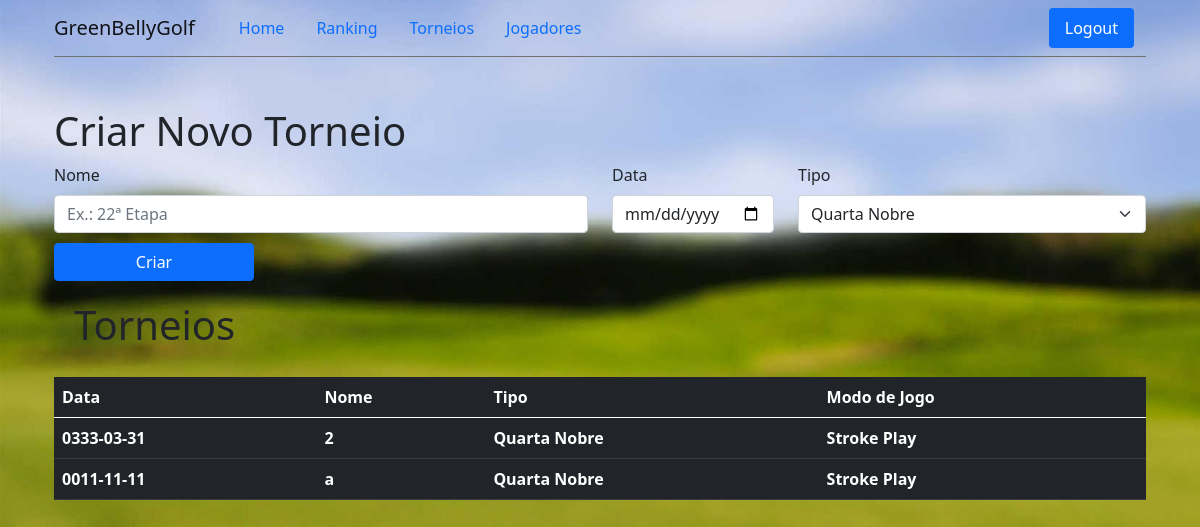
Before: /criartorneio (signed in) with the older database file.
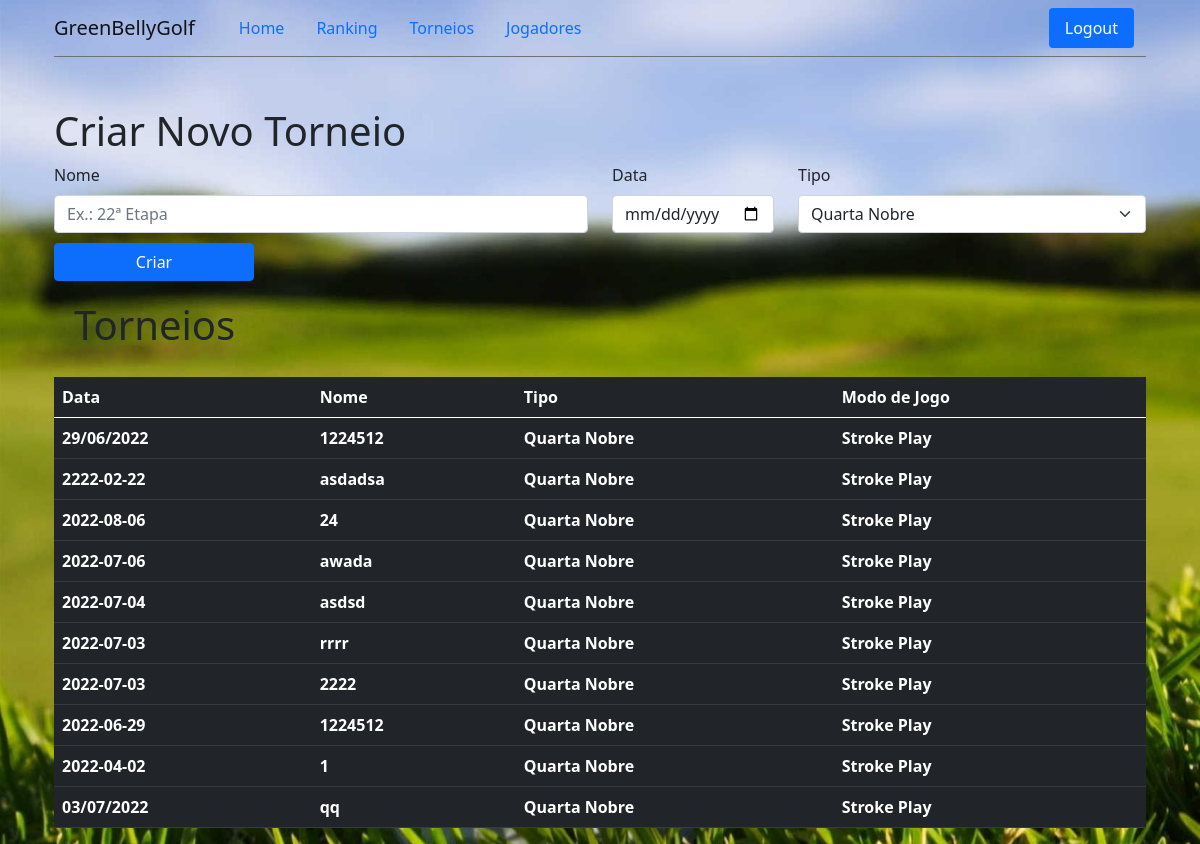
After: the same page with the newer database file.
### main.py (models this page shows)
class Torneios(db.Model):
    clube_id = db.Column(db.Integer)
    id = db.Column(db.Integer, primary_key=True)
    name = db.Column(db.String(1000))
    date = db.Column(db.String(100))
    type = db.Column(db.String(100))
    cat = db.Column(db.String(100))
    tees_saida = db.Column(db.String(100))
    encerrado = db.Column(db.String(100))

### main.py (the view, shortened to what this page needs)
@app.route('/criartorneio', methods=["GET", "POST"])
@login_required
def criartorneio():
    rows = Torneios.query.order_by(Torneios.date.desc()).all()
    return render_template('novo_torneio.html',
                           title='Tourneio',
                           rows=rows, name=current_user.name, logged_in=True)

### main.py (called while the page is built)
@login_manager.user_loader
def load_user(user_id):
    return User.query.get(int(user_id))

### templates/novo_torneio.html (shortened to what this page needs)
{% extends "base.html" %}
{% block content %}
<div class="container-fluid" style="padding-top:50px">
    <h1>Criar Novo Torneio</h1>
    <form action="{{ url_for('criartorneio') }}" method="post" class="row sm-3">
        <div class="col-md-6">
            <label for="name" class="form-label">Nome</label>
            <input type="text" name="name" class="form-control" placeholder="Ex.: 22ª Etapa">
        </div>
        <div class="col-md-2">
            <label for="date" class="form-label">Data</label>
            <input type="date" name="date" class="form-control">
        </div>
        <div class="col-md-4">
            <label for="type" class="form-label">Tipo</label>
            <select name="type" class="form-select">
                <option selected>Quarta Nobre</option>
            </select>
        </div>
        <div class="col-12" style="padding-top: 10px;border:1px">
            <button type="submit" style="width: 200px" class="btn btn-primary">Criar</button>
        </div>
    </form>
</div>
<div class="container">
    <h1 style="padding:20px">Torneios </h1>
    <div class="table-responsive-sm">
        <table class="table table-hover table-dark">
            <thead class="table-dark">
                <tr>
                    <th scope="col">Data</th>
                    <th scope="col">Nome</th>
                    <th scope="col">Tipo</th>
                    <th scope="col">Modo de Jogo</th>
                </tr>
            </thead>
            <tbody class="text-white ">
                {% for row in rows %}
                <div>
                    <tr onclick="window.location=' /torneio/apuracao/{{row.id}}'" style="cursor: pointer">
                        <th scope=" row">{{row.date}}</th>
                        <th scope="row"> {{row.name}} </th>
                        <th scope="row"> {{row.type}} </th>
                        <th scope="row">Stroke Play</th>
                    </tr>
                </div>
    </div>
    {% endfor %}
</div>
{% endblock %}

Changed rows visible on the page:
removed Torneios: date "0333-03-31", name "2", type "Quarta Nobre"
removed Torneios: date "0011-11-11", name "a", type "Quarta Nobre"
added Torneios: date "29/06/2022", name "1224512", type "Quarta Nobre"
added Torneios: date "2222-02-22", name "asdadsa", type "Quarta Nobre"
added Torneios: date "2022-08-06", name "24", type "Quarta Nobre"
added Torneios: date "2022-07-06", name "awada", type "Quarta Nobre"
added Torneios: date "2022-07-04", name "asdsd", type "Quarta Nobre"
added Torneios: date "2022-07-03", name "rrrr", type "Quarta Nobre"
added Torneios: date "2022-07-03", name "2222", type "Quarta Nobre"
added Torneios: date "2022-06-29", name "1224512", type "Quarta Nobre"
added Torneios: date "2022-04-02", name "1", type "Quarta Nobre"
added Torneios: date "03/07/2022", name "qq", type "Quarta Nobre"
